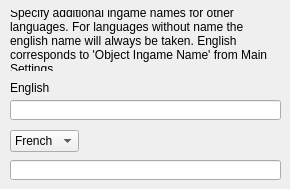
    <widget class="QWidget" name="tab_names">
     <attribute name="title">
      <string>Names</string>
     </attribute>
     <attribute name="toolTip">
      <string>&lt;html&gt;&lt;head/&gt;&lt;body&gt;&lt;p&gt;&lt;br/&gt;&lt;/p&gt;&lt;/body&gt;&lt;/html&gt;</string>
     </attribute>
     <widget class="QLineEdit" name="lineEdit_nameEn">
      <property name="geometry">
       <rect>
        <x>10</x>
        <y>100</y>
        <width>271</width>
        <height>20</height>
       </rect>
      </property>
      <property name="toolTip">
       <string notr="true">&lt;html&gt;&lt;head/&gt;&lt;body&gt;&lt;p&gt;The name your object will appear ingame. Consider the naming guide.&lt;/p&gt;&lt;p&gt;&lt;br/&gt;&lt;/p&gt;&lt;/body&gt;&lt;/html&gt;</string>
      </property>
     </widget>
     <widget class="QLabel" name="label_english">
      <property name="geometry">
       <rect>
        <x>10</x>
        <y>80</y>
        <width>47</width>
        <height>16</height>
       </rect>
      </property>
      <property name="text">
       <string>English</string>
      </property>
     </widget>
     <widget class="QLabel" name="label_nameExplanation">
      <property name="geometry">
       <rect>
        <x>10</x>
        <y>10</y>
        <width>271</width>
        <height>61</height>
       </rect>
      </property>
      <property name="text">
       <string>Specify additional ingame names for other languages. For languages without name the english name will always be taken. English corresponds to 'Object Ingame Name' from Main Settings.</string>
      </property>
      <property name="wordWrap">
       <bool>true</bool>
      </property>
     </widget>
     <widget class="QComboBox" name="comboBox_languageSelect">
      <property name="geometry">
       <rect>
        <x>10</x>
        <y>130</y>
        <width>69</width>
        <height>22</height>
       </rect>
      </property>
      <item>
       <property name="text">
        <string>French</string>
       </property>
      </item>
      <item>
       <property name="text">
        <string>German</string>
       </property>
      </item>
      <item>
       <property name="text">
        <string>Spanish</string>
       </property>
      </item>
      <item>
       <property name="text">
        <string>Italian</string>
       </property>
      </item>
      <item>
       <property name="text">
        <string>Dutch</string>
       </property>
      </item>
      <item>
       <property name="text">
        <string>Swedish</string>
       </property>
      </item>
      <item>
       <property name="text">
        <string>Japanese</string>
       </property>
      </item>
      <item>
       <property name="text">
        <string>Korean</string>
       </property>
      </item>
      <item>
       <property name="text">
        <string>Chinese - China</string>
       </property>
      </item>
      <item>
       <property name="text">
        <string>Chinese - Taiwan</string>
       </property>
      </item>
      <item>
       <property name="text">
        <string>Portuguese</string>
       </property>
      </item>
      <item>
       <property name="text">
        <string>Czech</string>
       </property>
      </item>
      <item>
       <property name="text">
        <string>Polish</string>
       </property>
      </item>
      <item>
       <property name="text">
        <string>Russian</string>
       </property>
      </item>
      <item>
       <property name="text">
        <string>Esperanto</string>
       </property>
      </item>
     </widget>
     <widget class="QLineEdit" name="lineEdit_nameInput">
      <property name="geometry">
       <rect>
        <x>10</x>
        <y>160</y>
        <width>271</width>
        <height>20</height>
       </rect>
      </property>
      <property name="toolTip">
       <string notr="true">&lt;html&gt;&lt;head/&gt;&lt;body&gt;&lt;p&gt;The name your object will appear ingame. Consider the naming guide.&lt;/p&gt;&lt;p&gt;&lt;br/&gt;&lt;/p&gt;&lt;/body&gt;&lt;/html&gt;</string>
      </property>
     </widget>
    </widget>
